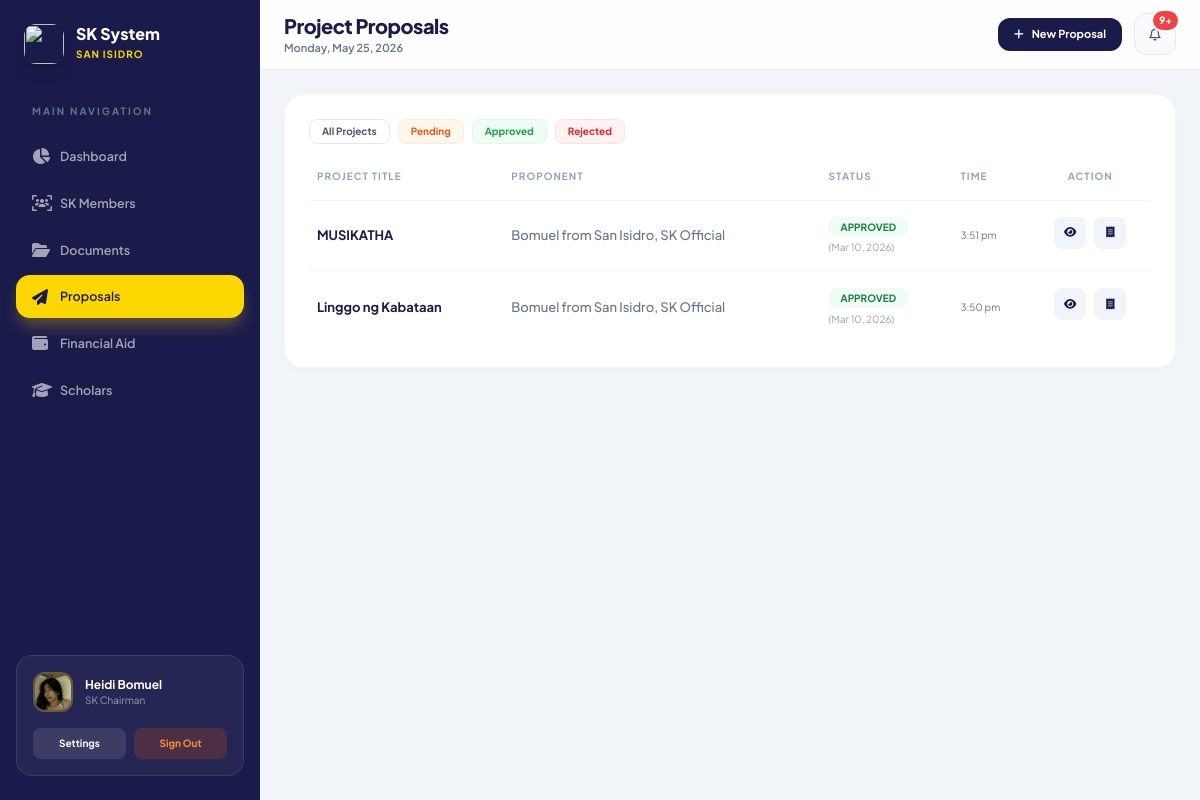
Screenshot of /php/submit_proposal.php (signed in) with the database file from the repository.
### tables this page shows
CREATE TABLE `users` (
  `id` int(11) NOT NULL,
  `role` varchar(50) NOT NULL,
  `surname` varchar(255) NOT NULL,
  `firstname` varchar(255) NOT NULL,
  `middlename` varchar(255) DEFAULT NULL,
  `email` varchar(255) NOT NULL,
  `mobile` varchar(15) DEFAULT NULL,
  `password` varchar(255) NOT NULL,
  `profile_photo` varchar(255) DEFAULT NULL,
  `id_document` varchar(255) DEFAULT NULL,
  `barangay` varchar(255) NOT NULL,
  `gender` varchar(20) DEFAULT NULL,
  `dob` date DEFAULT NULL,
  `civil_status` varchar(50) DEFAULT NULL,
  `position` varchar(255) DEFAULT NULL,
  `term_start` date DEFAULT NULL,
  `district` varchar(255) DEFAULT NULL,
  `house_no` varchar(50) DEFAULT NULL,
  `street` varchar(255) DEFAULT NULL,
  `purok` varchar(255) DEFAULT NULL,
  `municipality` varchar(255) DEFAULT NULL,
  `province` varchar(255) DEFAULT NULL,
  `complete_address` text DEFAULT NULL,
  `household_no` varchar(50) DEFAULT NULL,
  `occupation` varchar(255) DEFAULT NULL,
  `income_bracket` varchar(50) DEFAULT NULL,
  `status` varchar(20) NOT NULL DEFAULT 'pending',
  `created_at` timestamp NOT NULL DEFAULT current_timestamp()
);

CREATE TABLE `submissions` (
  `id` int(11) NOT NULL,
  `title` varchar(255) NOT NULL,
  `description` text NOT NULL,
  `budget` decimal(10,2) NOT NULL,
  `objectives` text NOT NULL,
  `expected_outcome` text NOT NULL,
  `status` varchar(50) DEFAULT 'Pending',
  `submitted_by` varchar(255) NOT NULL,
  `submitter_user_id` int(11) DEFAULT NULL,
  `document_path` varchar(255) DEFAULT NULL,
  `barangay` varchar(255) DEFAULT NULL,
  `rejection_reason` text DEFAULT NULL,
  `created_at` timestamp NOT NULL DEFAULT current_timestamp(),
  `admin_doc` varchar(255) DEFAULT NULL
);

### php/submit_proposal.php (the view, shortened to what this page needs)
<?php
require_once 'db_conn.php';
$user_id = $_SESSION['user_id'];
$fullname = $_SESSION['fullname'];
$submissions = [];
$sql = "SELECT email, position, barangay, profile_photo FROM users WHERE id = ?";
$stmt = $conn->prepare($sql);
$stmt->bind_param("i", $user_id);
$stmt->execute();
$stmt->bind_result($user_email, $position, $barangay, $profile_photo);
$logoPath = "../sk_logo.png";
if (strcasecmp($barangay, 'Suba') === 0) { $logoPath = "../sk_suba.jpg"; }
elseif (strcasecmp($barangay, 'San Isidro') === 0) { $logoPath = "../sk_sanisidro.jpg"; }
$profilePath = $profile_photo ? "uploads/profiles/" . basename($profile_photo) : "uploads/profiles/default-avatar.png";
$unread_count_sql = "SELECT COUNT(*) AS unread_count FROM sk_notifications WHERE (is_read = 0 AND email = ?) OR (is_read = 0 AND barangay = ? AND position = ?)";
$stmt_count = $conn->prepare($unread_count_sql);
$stmt_count->bind_param("sss", $user_email, $barangay, $position);
$stmt_count->execute();
$unread_count = $stmt_count->get_result()->fetch_assoc()['unread_count'] ?? 0;
try {
    $query = "SELECT title, description, budget, objectives, expected_outcome, submitted_by, document_path, admin_doc, status, barangay, rejection_reason, created_at
              FROM submissions
              WHERE barangay = ?
              ORDER BY id DESC";
    $stmt = $conn->prepare($query);
    $stmt->bind_param("s", $barangay);
    $stmt->execute();
    $result = $stmt->get_result();
    if ($result) {
        while ($row = $result->fetch_assoc()) { $submissions[] = $row; }
    }
} catch (Exception $e) {
    $error_message = "An unexpected error occurred: " . $e->getMessage();
}
?>
<!DOCTYPE html>
<html lang="en">
<head>
    <script src="https://cdn.tailwindcss.com"></script>
    <link rel="stylesheet" href="https://cdnjs.cloudflare.com/ajax/libs/font-awesome/6.5.2/css/all.min.css">
</head>
<body>
<div class="app-wrapper">
    <aside class="sidebar" id="sidebar">
        <div class="flex items-center gap-3 mb-10 px-2">
            <img src="<?= htmlspecialchars($logoPath) ?>" class="w-10 h-10 rounded-xl shadow-lg object-cover">
            <div>
                <h2 class="font-extrabold text-white text-base leading-tight">SK System</h2>
                <span class="text-[10px] text-[#FFD700] font-bold uppercase tracking-widest"><?= htmlspecialchars($barangay) ?></span>
            </div>
        </div>
        <nav class="flex-grow">
            <p class="text-[10px] font-bold text-slate-500 uppercase tracking-[0.2em] mb-4 px-4">Main Navigation</p>
            <a href="sk_dashboard.php" class="nav-link"><i class="fas fa-chart-pie"></i> Dashboard</a>
            <a href="sk_list.php" class="nav-link"><i class="fas fa-users-viewfinder"></i> SK Members</a>
            <a href="document_submissions.php" class="nav-link"><i class="fas fa-folder-open"></i> Documents</a>
            <a href="submit_proposal.php" class="nav-link active"><i class="fas fa-paper-plane"></i> Proposals</a>
            <a href="financial_aid.php" class="nav-link"><i class="fas fa-wallet"></i> Financial Aid</a>
            <a href="scholarship_list.php" class="nav-link"><i class="fas fa-graduation-cap"></i> Scholars</a>
        </nav>
        <div class="mt-auto bg-white/5 rounded-2xl p-4 border border-white/10">
            <div class="flex items-center gap-3 mb-4">
                <img src="<?= htmlspecialchars($profilePath) ?>" class="w-10 h-10 rounded-xl object-cover border-2 border-[#FFD700]/30">
                <div class="overflow-hidden">
                    <p class="text-xs font-bold text-white truncate"><?= htmlspecialchars($fullname) ?></p>
                    <p class="text-[10px] text-slate-400 truncate"><?= htmlspecialchars($position) ?></p>
                </div>
            </div>
            <div class="flex gap-2">
                <a href="settings.php" class="flex-1 text-center py-2 bg-white/10 rounded-lg text-[10px] text-white font-bold hover:bg-white/20 transition">Settings</a>
                <a href="login.php" class="flex-1 text-center py-2 bg-orange-600/20 rounded-lg text-[10px] text-orange-400 font-bold hover:bg-orange-600/30 transition">Sign Out</a>
            </div>
        </div>
    </aside>
    <div class="main-container">
        <header class="sticky-header">
            <div class="flex items-center gap-4">
                <div class="header-title-wrapper">
                    <h1 class="font-extrabold text-[#1B1B4B] text-xl tracking-tight">Project Proposals</h1>
                    <p id="current-time" class="text-[11px] text-slate-500 font-semibold"></p>
                </div>
            </div>
            <div class="flex items-center gap-3">
                <a href="submit_project_proposal.php" class="bg-[#1B1B4B] text-white px-4 py-2 rounded-xl text-[11px] font-bold hover:bg-opacity-90 transition flex items-center gap-2">
                    <i class="fas fa-plus"></i>
                    <span class="hidden sm:inline">New Proposal</span>
                </a>
                <button id="notificationBtn" class="notif-btn">
                    <i class="fa-regular fa-bell text-slate-600"></i>
                    <?php if($unread_count > 0): ?>
                        <span class="notif-badge"><?= $unread_count > 9 ? '9+' : $unread_count ?></span>
                    <?php endif; ?>
                </button>
            </div>
        </header>
        <main class="main-content">
            <div class="content-card">
                <div class="flex flex-wrap gap-2 mb-6">
                    <button class="filter-btn px-3 py-1 rounded-lg text-[10px] font-bold border border-slate-200 bg-white text-slate-600 hover:bg-slate-50 transition" data-status="All">All Projects</button>
                    <button class="filter-btn px-3 py-1 rounded-lg text-[10px] font-bold border border-orange-100 bg-orange-50 text-orange-600 hover:bg-orange-100 transition" data-status="Pending">Pending</button>
                    <button class="filter-btn px-3 py-1 rounded-lg text-[10px] font-bold border border-green-100 bg-green-50 text-green-600 hover:bg-green-100 transition" data-status="Approved">Approved</button>
                    <button class="filter-btn px-3 py-1 rounded-lg text-[10px] font-bold border border-red-100 bg-red-50 text-red-600 hover:bg-red-100 transition" data-status="Rejected">Rejected</button>
                </div>
                <div class="overflow-x-auto">
                    <table id="submissions-table" class="w-full text-left">
                        <thead>
                            <tr class="text-slate-400 text-[10px] font-bold uppercase tracking-widest border-b border-slate-100">
                                <th class="pb-4 px-2">Project Title</th>
                                <th class="pb-4 px-2">Proponent</th>
                                <th class="pb-4 px-2">Status</th>
                                <th class="pb-4 px-2">Time</th>
                                <th class="pb-4 px-2 text-center">Action</th>
                            </tr>
                        </thead>
                        <tbody class="divide-y divide-slate-50">
                            <?php if (empty($submissions)): ?>
                                <tr><td colspan="4" class="py-10 text-center text-slate-400">No proposals found.</td></tr>
                            <?php else: ?>
                                <?php foreach ($submissions as $submission): ?>
                                    <tr class="hover:bg-slate-50/50 transition" data-status="<?= htmlspecialchars($submission['status']) ?>">
                                        <td class="py-4 px-2 font-bold text-[#1B1B4B]"><?= htmlspecialchars($submission['title']) ?></td>
                                        <td class="py-4 px-2 text-slate-500 font-medium"><?= htmlspecialchars($submission['submitted_by']) ?></td>
                                        <td class="py-4 px-2">
                                            <?php
                                                $status = htmlspecialchars($submission['status']);
                                                $statusClass = 'status-' . str_replace(' ', '', $status);
                                                $statusLabel = $status;
                                            ?>
                                            <span class="status-badge <?= $statusClass ?>" title="This proposal is currently being reviewed by an admin.">
                                                <?= $statusLabel ?>
                                            </span>
                                            <?php if (!empty($submission['created_at'])): ?>
                                                <span class="block text-[10px] text-slate-400 mt-1">(<?= date('M d, Y', strtotime($submission['created_at'])) ?>)</span>
                                            <?php endif; ?>
                                        </td>
                                        <td class="py-4 px-2">
                                            <?php if (!empty($submission['created_at'])): ?>
                                                <?php
                                                    $time = strtotime($submission['created_at']);
                                                    echo '<span class="block text-[10px] text-slate-500">' . date('g:i a', $time) . '</span>';
                                                ?>
                                            <?php else: ?>
                                                <span class="block text-[10px] text-slate-500">-</span>
                                            <?php endif; ?>
                                        </td>
                                        <td class="py-4 px-2 text-center flex items-center justify-center gap-2">
                                            <button onclick="showDetails('<?= htmlspecialchars(json_encode($submission), ENT_QUOTES) ?>')" class="w-8 h-8 rounded-lg bg-slate-100 text-[#1B1B4B] hover:bg-[#FFD700] transition flex items-center justify-center"><i class="fas fa-eye text-[11px]"></i></button>
                                            <button onclick="openReceipt('<?= htmlspecialchars(json_encode($submission), ENT_QUOTES) ?>')" class="w-8 h-8 rounded-lg bg-slate-100 text-[#1B1B4B] hover:bg-[#1B1B4B] hover:text-white transition flex items-center justify-center"><i class="fas fa-receipt text-[11px]"></i></button>
                                        </td>
                                    </tr>
                                <?php endforeach; ?>
                            <?php endif; ?>
                        </tbody>
                    </table>
                </div>
            </div>
        </main>
    </div>
</div>
</body>
</html>

### php/submit_proposal.php (style rules this page uses)
body { font-family: 'Plus Jakarta Sans', sans-serif; background-color: #f1f5f9; margin: 0; font-size: 13px; color: #1e293b; }
.app-wrapper { display: flex; min-height: 100vh; position: relative; }
.sidebar { width: 260px; background: #1B1B4B; padding: 24px 16px; display: flex; flex-direction: column; flex-shrink: 0; transition: all 0.3s cubic-bezier(0.4, 0, 0.2, 1); position: sticky; top: 0; height: 100vh; z-index: 1001; }
.sticky-header { position: sticky; top: 0; z-index: 1000; background: rgba(255, 255, 255, 0.85); backdrop-filter: blur(12px); -webkit-backdrop-filter: blur(12px); border-bottom: 1px solid rgba(226, 232, 240, 0.8); padding: 12px 24px; display: flex; align-items: center; justify-content: space-between; }
.main-container { flex: 1; display: flex; flex-direction: column; min-width: 0; }
.main-content { flex: 1; padding: 24px; background: #f1f5f9; overflow-y: auto; }
.nav-link { display: flex; align-items: center; padding: 12px 16px; border-radius: 14px; color: rgba(255,255,255,0.6); transition: all 0.2s; margin-bottom: 4px; font-size: 12.5px; font-weight: 600; }
.nav-link i { font-size: 16px; width: 28px; }
.nav-link.active { background: #FFD700; color: #1B1B4B; box-shadow: 0 10px 15px -3px rgba(255, 215, 0, 0.3); }
.notif-btn { position: relative; background: #f8fafc; border: 1px solid #e2e8f0; width: 42px; height: 42px; border-radius: 12px; display: flex; align-items: center; justify-content: center; cursor: pointer; transition: all 0.2s; flex-shrink: 0; }
.notif-badge { position: absolute; top: -5px; right: -5px; background: #ef4444; color: white; font-size: 10px; font-weight: 800; padding: 2px 6px; border-radius: 20px; border: 2px solid white; min-width: 20px; text-align: center; }
.content-card { background: white; border-radius: 20px; padding: 24px; box-shadow: 0 2px 15px rgba(0,0,0,0.02); border: 1px solid rgba(0,0,0,0.03); }
.status-badge { padding: 4px 12px; border-radius: 8px; font-weight: 700; font-size: 10px; text-transform: uppercase; }
.status-Approved { background: #f0fdf4; color: #15803d; }
.sticky-header { transition: opacity 0.2s ease, visibility 0.2s ease; }

### rows the page displays
users: barangay "SAN ISIDRO", profile_photo (picture), position "SK Chairman"
submissions: title "MUSIKATHA", submitted_by "Bomuel from San Isidro, SK Official", status "APPROVED", created_at "Mar 10, 2026", created_at "3:51 pm"
submissions: title "Linggo ng Kabataan", submitted_by "Bomuel from San Isidro, SK Official", status "APPROVED", created_at "Mar 10, 2026", created_at "3:50 pm"

### other values shown
$fullname "Heidi Bomuel"
